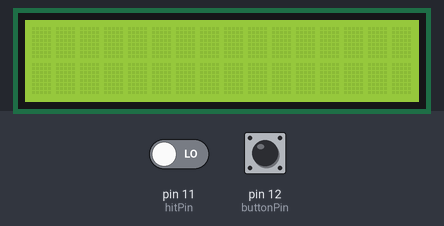
This sketch was run on a simulated Arduino Uno, built with avr-gcc and run on an emulated ATmega328P. Shown: 16×2 character LCD. The inputs (shaded band) are chosen by the test bench; at power-on: pin 12 (buttonPin) LOW, pin 11 (hitPin) LOW.

Above: at 1.2 s.
1.3 s: pin 12 (buttonPin) pulled HIGH for 0.15 s
At 1.6 s:
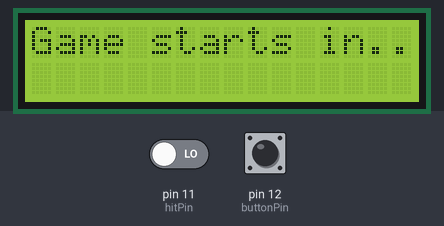
4.4 s: pin 11 (hitPin) driven HIGH
7.4 s: pin 12 (buttonPin) pulled HIGH for 1 s
At 12.1 s:
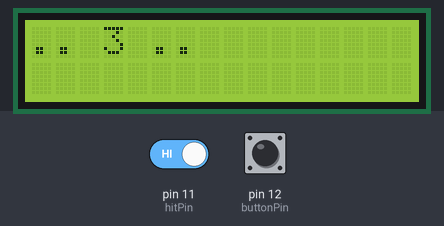
Timing chart, 0 to 13.6 s (numbered marks = the images above; inputs shaded):
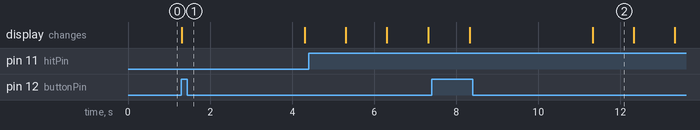

The sketch:

wirebuzz.ino
```cpp
#include <LiquidCrystal.h>

LiquidCrystal lcd(8, 9, 4, 5, 6, 7);

#define hitPin 11
#define buttonPin 12
// #define buzzer_led 12
// int hitState = 0;  // variable for reading the pushbutton status
int c = 0;
// int prestate = 0;


void setup() {
  // put your setup code here, to run once:
  lcd.begin(16, 2);
  pinMode(hitPin, INPUT);
  pinMode(buttonPin, INPUT);
  // pinMode(buzzer_led, OUTPUT);
  // Serial.begin(9600);
  lcd.clear();
}
int gameState = 0;

void loop() {
  // hitState = digitalRead(hitPin);
  if (digitalRead(hitPin) == HIGH) {
    c++;
    lcd.clear();
    lcd.setCursor(0, 0);
    lcd.print("Game running..");
    lcd.setCursor(0, 1);
    lcd.print("Error: ");
    lcd.setCursor(7, 1);
    lcd.print(c);
    delay(1000);
  }
  if (digitalRead(buttonPin) == HIGH) {
    lcd.clear();
    c = 0;
    lcd.setCursor(0, 0);
    lcd.print("Game starts in..");
    delay(3000);
    lcd.clear();
    lcd.setCursor(0, 0);
    lcd.print(".. 3 ..");
    delay(1000);
    lcd.setCursor(0, 0);
    lcd.print(".. 2 ..");
    delay(1000);
    lcd.setCursor(0, 0);
    lcd.print(".. 1 ..");
    delay(1000);
    lcd.clear();
    lcd.setCursor(0, 0);
    lcd.print("Game running..");
    lcd.setCursor(0, 1);
    lcd.print("Error: ");
    lcd.setCursor(7, 1);
    lcd.print(c);
  }
}
```

Measured:
- after the input at 1.3 s, the display: changes at once (image 1)
- after the input at 7.4 s, the display: first changes after 0.93 s (image 2 shows a later state)
- what the display in image 2 shows lasts 1.0 s, from 11.3 s to 12.3 s
